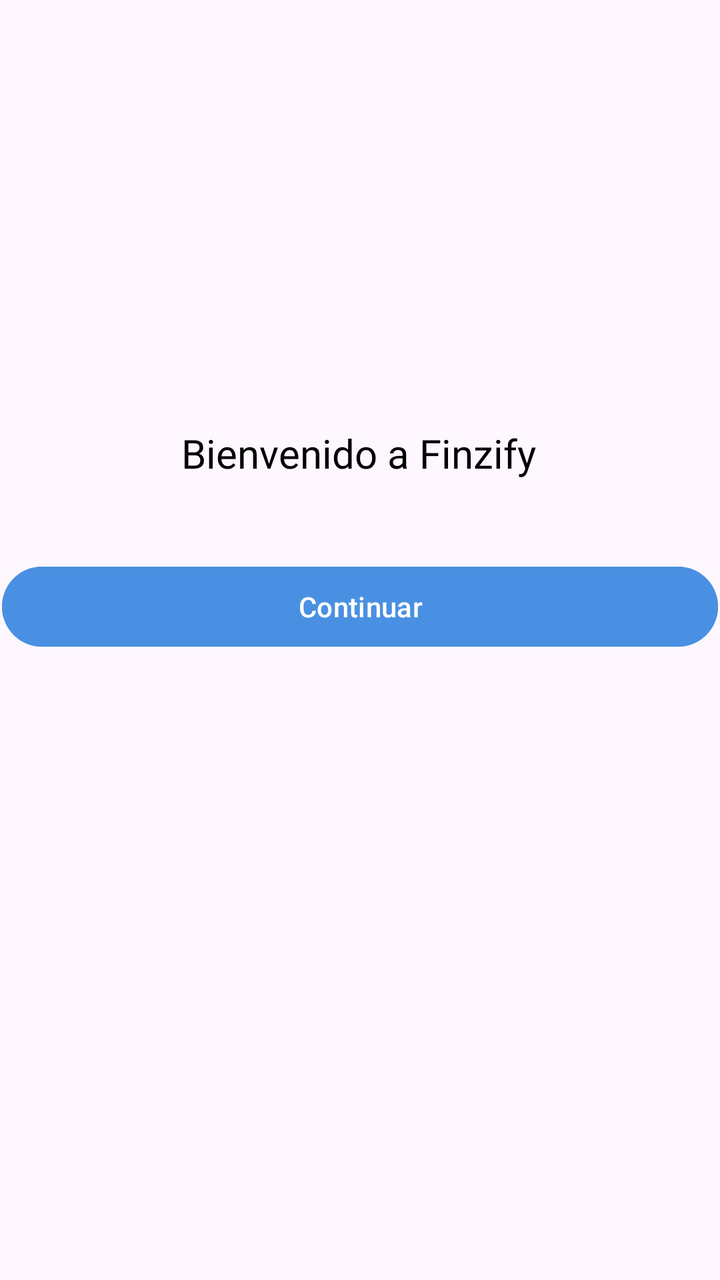
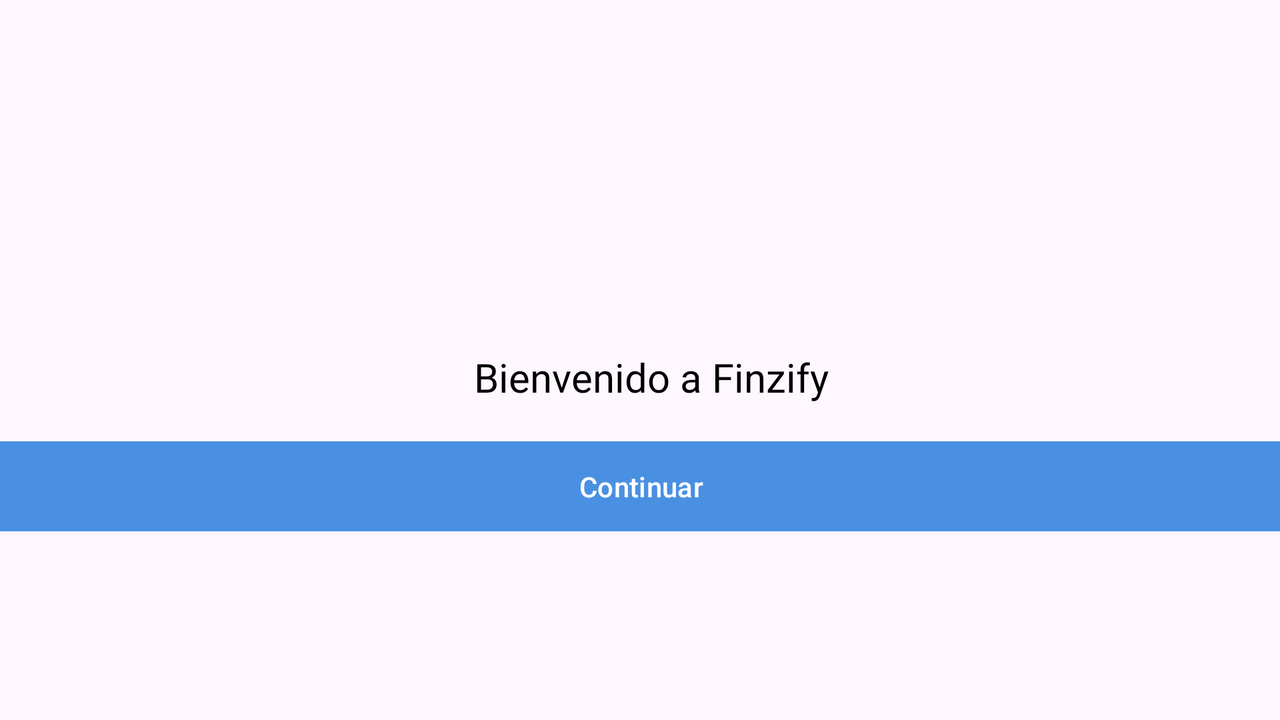

Compare how this app lays out the same screen by default and in its alternative resource folder. The renders come first, then the two layout files and the values they reference.
<!-- AndroidManifest.xml: application theme Theme.AplicacionFinanzas -->
<!-- res/layout/activity_welcome.xml -->
<?xml version="1.0" encoding="utf-8"?>
<androidx.constraintlayout.widget.ConstraintLayout xmlns:android="http://schemas.android.com/apk/res/android"
    xmlns:app="http://schemas.android.com/apk/res-auto"
    xmlns:tools="http://schemas.android.com/tools"
    android:id="@+id/main"
    android:layout_width="match_parent"
    android:layout_height="match_parent"
    android:fitsSystemWindows="true"
    tools:context="view.views.Welcome">

    <TextView
        android:id="@+id/txtBienvenida"
        android:layout_width="wrap_content"
        android:layout_height="wrap_content"
        android:layout_marginStart="1dp"
        android:layout_marginTop="1dp"
        android:layout_marginEnd="1dp"
        android:layout_marginBottom="1dp"
        android:fontFamily="@font/alata"
        android:text="@string/welcome_finzify"
        android:textSize="20sp"
        app:layout_constraintBottom_toBottomOf="parent"
        app:layout_constraintEnd_toEndOf="parent"
        app:layout_constraintHorizontal_bias="0.497"
        app:layout_constraintStart_toStartOf="parent"
        app:layout_constraintTop_toTopOf="parent"
        app:layout_constraintVertical_bias="0.347" />

    <ImageView
        android:id="@+id/imageView"
        android:layout_width="138dp"
        android:layout_height="132dp"
        android:layout_marginStart="1dp"
        android:layout_marginEnd="1dp"
        android:src="@mipmap/ic_logo"
        app:layout_constraintBottom_toBottomOf="parent"
        app:layout_constraintEnd_toEndOf="parent"
        app:layout_constraintHorizontal_bias="0.498"
        app:layout_constraintStart_toStartOf="parent"
        app:layout_constraintTop_toTopOf="parent"
        app:layout_constraintVertical_bias="0.137" />

    <Button
        android:id="@+id/btnContinuar"
        style="@style/btnRedondo"
        android:layout_width="0dp"
        android:layout_height="wrap_content"
        android:layout_marginStart="1dp"
        android:layout_marginEnd="1dp"
        android:text="@string/continuar"
        app:layout_constraintBottom_toBottomOf="parent"
        app:layout_constraintEnd_toEndOf="parent"
        app:layout_constraintHorizontal_bias="0.0"
        app:layout_constraintHorizontal_weight="1"
        app:layout_constraintStart_toStartOf="parent"
        app:layout_constraintTop_toTopOf="parent"
        app:layout_constraintVertical_bias="0.472" />

</androidx.constraintlayout.widget.ConstraintLayout>
<!-- resources referenced by this layout -->
<resources>
  <string name="continuar">Continuar</string>
  <string name="welcome_finzify">Bienvenido a Finzify</string>
  <style name="btnRedondo">
          <item name="android:backgroundTint">@color/barra</item>
          <item name="android:textColor">@color/white</item>
          <item name="android:layout_width">wrap_content</item>
      </style>
  <style name="Theme.AplicacionFinanzas" parent="Base.Theme.AplicacionFinanzas" />
  <color name="barra">#4A90E2</color>
  <color name="white">#FFFFFFFF</color>
  <style name="Base.Theme.AplicacionFinanzas" parent="Theme.Material3.DayNight.NoActionBar">
          <item name="backgroundColor">@color/white</item>
          <item name="android:textColor">@color/black</item>
          <item name="android:titleTextColor">@color/white</item>
      </style>
  <color name="black">#FF000000</color>
</resources>
<!-- res/layout-land/activity_welcome.xml (the repository's variant of the layout above) -->
<!-- drawn on the phone turned sideways -->
<?xml version="1.0" encoding="utf-8"?>
<androidx.constraintlayout.widget.ConstraintLayout xmlns:android="http://schemas.android.com/apk/res/android"
    xmlns:app="http://schemas.android.com/apk/res-auto"
    xmlns:tools="http://schemas.android.com/tools"
    android:id="@+id/main"
    android:layout_width="match_parent"
    android:layout_height="match_parent"
    android:fitsSystemWindows="true"
    tools:context="view.views.Welcome">

    <TextView
        android:id="@+id/txtBienvenida"
        android:layout_width="wrap_content"
        android:layout_height="wrap_content"
        android:layout_marginStart="1dp"
        android:layout_marginTop="1dp"
        android:layout_marginEnd="1dp"
        android:layout_marginBottom="1dp"
        android:fontFamily="@font/alata"
        android:text="@string/welcome_finzify"
        android:textSize="20sp"
        app:layout_constraintBottom_toBottomOf="parent"
        app:layout_constraintEnd_toEndOf="parent"
        app:layout_constraintHorizontal_bias="0.512"
        app:layout_constraintStart_toStartOf="parent"
        app:layout_constraintTop_toTopOf="parent"
        app:layout_constraintVertical_bias="0.526" />

    <ImageView
        android:id="@+id/imageView"
        android:layout_width="138dp"
        android:layout_height="132dp"
        android:layout_marginStart="1dp"
        android:layout_marginTop="1dp"
        android:layout_marginEnd="1dp"
        android:layout_marginBottom="1dp"
        android:src="@mipmap/ic_logo"
        app:layout_constraintBottom_toTopOf="@+id/txtBienvenida"
        app:layout_constraintEnd_toEndOf="parent"
        app:layout_constraintHorizontal_bias="0.513"
        app:layout_constraintStart_toStartOf="parent"
        app:layout_constraintTop_toTopOf="parent"
        app:layout_constraintVertical_bias="0.575" />

    <Button
        android:id="@+id/btnContinuar"
        style="@style/btnRedondo"
        android:layout_width="749dp"
        android:layout_height="53dp"
        android:layout_marginStart="1dp"
        android:layout_marginEnd="1dp"
        android:text="@string/continuar"
        app:layout_constraintBottom_toBottomOf="parent"
        app:layout_constraintEnd_toEndOf="parent"
        app:layout_constraintHorizontal_weight="1"
        app:layout_constraintStart_toStartOf="parent"
        app:layout_constraintTop_toTopOf="parent"
        app:layout_constraintVertical_bias="0.706" />

</androidx.constraintlayout.widget.ConstraintLayout>
